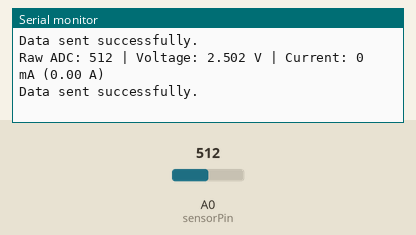
The sketch below on a simulated Arduino Uno, built with avr-gcc and run on an emulated ATmega328P. Parts: the last lines printed to the serial monitor. The test bench sets the inputs (shaded band); at power-on: A0 (sensorPin) = 512. No radio packets arrive unless stated.

Above: at 1.7 s.
1.8 s: A0 (sensorPin) set to 716
At 3.1 s:
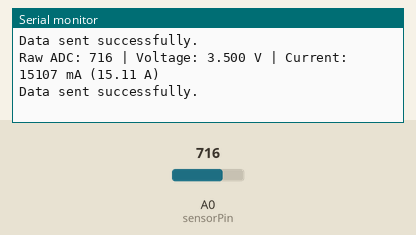
3.3 s: A0 (sensorPin) set to 900
At 4.1 s:
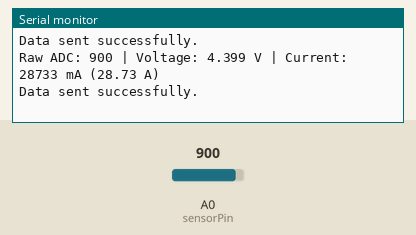
4.8 s: A0 (sensorPin) set to 90
At 6.2 s:
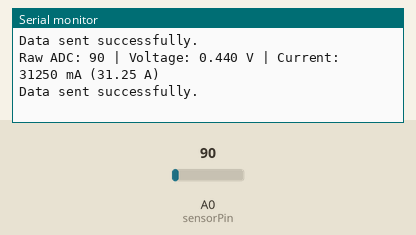
Timing chart, 0 to 7.8 s (numbered marks = the images above; inputs shaded):
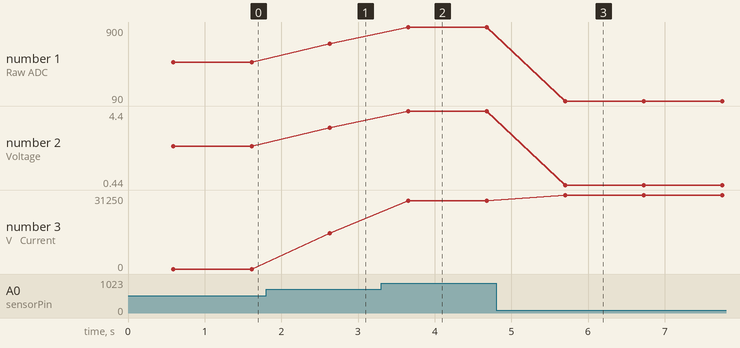

The sketch:

SmartWatt_Node.ino
```cpp
/*
  SmartWatt Node v1.0.0
  Environment:           Arduino Nano/Uno
  Author:
  Date Started:          2025-08-11
  Pin Usage:
    Current Sensor (ACS712):
      OUT   - A0 (Analog Pin 0)
      VCC   - 5V
      GND   - GND
    NRF24L01:
      CE    - GPIO9
      CSN   - GPIO10
      SCK   - GPIO13
      MOSI  - GPIO11
      MISO  - GPIO12
      VCC   - 3.3V
      GND   - GND
  Board Settings:
    Board:                     Arduino Nano
    Port:                      COM3
    Processor:                 ATmega328P (Old Bootloader)
    Programmer:                AVRISP mkII
  Features:
    - Current measurement with ACS712 sensor
    - Automatic offset calibration
    - Threshold filtering (ignores values < 0.1A)
    - Current display in mA and A (2 decimal places)
    - Wireless data transmission via NRF24L01
    - Real-time serial monitoring
*/

#include <SPI.h>
#include <nRF24L01.h>
#include <RF24.h>

// CE and CSN pins
RF24 NRF(9, 10);  // CE, CSN
byte address[6] = "SWD25";

// Data structure matching SmartWatt Node
struct __attribute__((packed)) SmartWatt_Data {
  uint8_t deviceID;
  uint16_t currentConsumption; // Use unsigned for mA
};


SmartWatt_Data smartwattData;

const int sensorPin = A0;
const float sensitivity = 0.066;  // V/A (0.100 for 20A module, 0.066 for 30A, 0.185 for 5A)
const float Vref = 5.0;
const float minCurrentThreshold = 0.1;  // Minimum current threshold to consider valid

float offsetVoltage = 2.5;  // Typical midpoint (sensor output with no current)

void setup() {
  Serial.begin(9600);

  smartwattData.deviceID = 0x01;
  smartwattData.currentConsumption = 0;

  // Debug print
  Serial.print("Device ID: 0x");
  Serial.println(smartwattData.deviceID, HEX);

  // Take an initial reading to determine offset voltage (zero current)
  long sum = 0;
  for (int i = 0; i < 100; i++) {
    sum += analogRead(sensorPin);
    delay(5);
  }
  offsetVoltage = (sum / 100.0) * (Vref / 1023.0);

  Serial.print(F("Calibrated Offset Voltage: "));
  Serial.println(offsetVoltage, 3);

  //Try to initialize NRF module for 5 seconds
  while (!NRF.begin()) {
    Serial.println(F("NRF24L01 Module not responding! Retrying..."));
    delay(1000);
  }
  Serial.println(F("NRF24L01 Module initialized successfully."));

  NRF.setPALevel(RF24_PA_MAX);
  NRF.setDataRate(RF24_250KBPS);
  NRF.openWritingPipe(address);
}

void loop(){
    int rawValue = analogRead(sensorPin);
  float voltage = (rawValue * Vref) / 1023.0;
  float current = (voltage - offsetVoltage) / sensitivity;

  // Apply threshold filter but keep as float
  float processedCurrent = 0.0;
  if (abs(current) >= minCurrentThreshold) {
    processedCurrent = current;  // Keep as float, no rounding
  }

  // Convert to mA using uint16_t and abs()
  smartwattData.currentConsumption = (uint16_t)(abs(processedCurrent) * 1000);

  Serial.print(F("Raw ADC: "));
  Serial.print(rawValue);
  Serial.print(F(" | Voltage: "));
  Serial.print(voltage, 3);
  Serial.print(F(" V | Current: "));
  Serial.print(smartwattData.currentConsumption);
  Serial.print(F(" mA ("));
  Serial.print(smartwattData.currentConsumption / 1000.0, 2);  // Display in A with 2 decimal places
  Serial.println(F(" A)"));

  // Send processed data via NRF
  NRF.write(&smartwattData, sizeof(smartwattData));
  Serial.println("Data sent successfully.");
  delay(1000);
}
```

Measured:
- after the input at 1.8 s, the serial monitor: prints a new line after 0.83 s (image 1)
- after the input at 3.3 s, the serial monitor: prints a new line after 0.35 s (image 2)
- after the input at 4.8 s, the serial monitor: prints a new line after 0.90 s (image 3)
- plotted number 1: 512 → 716 after the input at 1.8 s, 716 → 900 after the input at 3.3 s, 900 → 90 after the input at 4.8 s
- plotted number 2: 2.5 → 3.5 after the input at 1.8 s, 3.5 → 4.4 after the input at 3.3 s, 4.4 → 0.44 after the input at 4.8 s
- plotted number 3: 0 → 15107 after the input at 1.8 s, 15107 → 28733 after the input at 3.3 s, 28733 → 31250 after the input at 4.8 s
